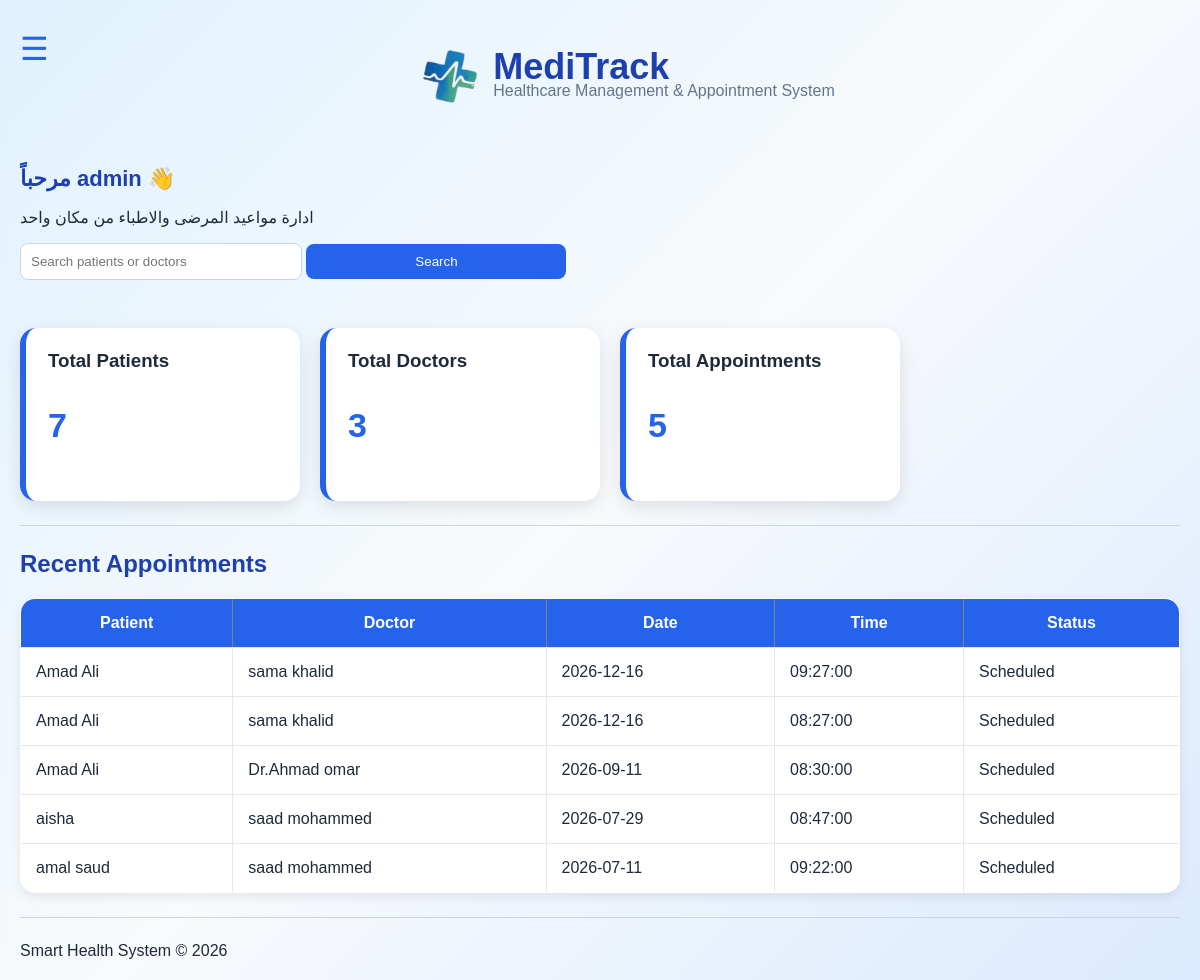
/index.php (signed in), run on the app's committed database.
### tables this page shows
CREATE TABLE `appointments` (
  `appointment_id` int(11) NOT NULL,
  `patient_id` int(11) NOT NULL,
  `doctor_id` int(11) NOT NULL,
  `appointment_date` date NOT NULL,
  `appointment_time` time NOT NULL,
  `status` varchar(20) NOT NULL
);

CREATE TABLE `patients` (
  `id` int(11) NOT NULL,
  `name` varchar(100) NOT NULL,
  `age` int(3) NOT NULL,
  `phone` varchar(20) NOT NULL,
  `register_date` date NOT NULL
);

CREATE TABLE `doctors` (
  `doctor_id` int(11) NOT NULL,
  `doctor_name` varchar(100) NOT NULL,
  `specialization` varchar(100) NOT NULL,
  `phone` varchar(20) NOT NULL,
  `email` varchar(100) NOT NULL,
  `clinic_id` int(11) NOT NULL
);

### index.php (the view, shortened to what this page needs)
<?php
require_once "config.php";
include "includes/header.php";
$patients_count = mysqli_fetch_assoc(mysqli_query($conn, "SELECT COUNT(*) AS total FROM patients"))['total'];
$doctors_count = mysqli_fetch_assoc(mysqli_query($conn, "SELECT COUNT(*) AS total FROM doctors"))['total'];
$appointments_count = mysqli_fetch_assoc(mysqli_query($conn, "SELECT COUNT(*) AS total FROM appointments"))['total'];
$recent = mysqli_query($conn, "
SELECT appointments.*, patients.name, doctors.doctor_name
FROM appointments
INNER JOIN patients ON appointments.patient_id = patients.id
INNER JOIN doctors ON appointments.doctor_id = doctors.doctor_id
ORDER BY appointments.appointment_date DESC, appointments.appointment_time DESC
LIMIT 5
");
?>
<p class="welcome-user">
مرحباً <?php echo $_SESSION['username']; ?> 👋
</p>
<p>
ادارة مواعيد المرضى والاطباء من مكان واحد
</p>
<form method="GET" action="search.php">
    <input type="text" name="keyword" placeholder="Search patients or doctors" required>
    <input type="submit" value="Search">
</form>
<br>
<div class="cards">
    <div class="card">
        <h3>Total Patients</h3>
        <p><?php echo $patients_count; ?></p>
    </div>
    <div class="card">
        <h3>Total Doctors</h3>
        <p><?php echo $doctors_count; ?></p>
    </div>
    <div class="card">
        <h3>Total Appointments</h3>
        <p><?php echo $appointments_count; ?></p>
    </div>
</div>
<hr>
<h2>Recent Appointments</h2>
<table border="1" cellpadding="10">
<tr>
    <th>Patient</th>
    <th>Doctor</th>
    <th>Date</th>
    <th>Time</th>
    <th>Status</th>
</tr>
<?php while($row = mysqli_fetch_assoc($recent)) { ?>
<tr>
    <td><?php echo $row['name']; ?></td>
    <td><?php echo $row['doctor_name']; ?></td>
    <td><?php echo $row['appointment_date']; ?></td>
    <td><?php echo $row['appointment_time']; ?></td>
    <td><?php echo $row['status']; ?></td>
</tr>
<?php } ?>
</table>
<?php
include "includes/footer.php";
?>

### assets/CSS/style.css (style rules this page uses)
body { font-family: Arial, sans-serif; background: linear-gradient(135deg, #e0f2fe, #f8fafc, #dbeafe); margin: 20px; color: #1e293b; }
h1,h2,h3 { color: #1e40af; }
table { border-collapse: collapse; width: 100%; background: white; border-radius: 10px; overflow: hidden; box-shadow: 0 4px 12px rgba(0,0,0,0.08); }
table th { background-color: #2563eb; color: white; padding: 12px; }
table td { padding: 10px; border: 1px solid #e5e7eb; }
input, select { padding: 10px; width: 260px; margin-bottom: 10px; border: 1px solid #cbd5e1; border-radius: 8px; }
button, input[type=submit] { background-color: #2563eb; color: white; border: none; border-radius: 8px; padding: 10px 18px; cursor: pointer; }
hr { margin: 24px 0; border: 0; border-top: 1px solid #cbd5e1; }
.cards { display: flex; gap: 20px; margin-top: 20px; flex-wrap: wrap; }
.card { background: white; padding: 22px; width: 230px; border-radius: 16px; border-left: 6px solid #2563eb; box-shadow: 0 6px 18px rgba(0,0,0,0.10); }
.card h3 { margin-top: 0; color: #1e293b; }
.card p { font-size: 34px; font-weight: bold; color: #2563eb; }
.welcome-user { font-size:22px; font-weight:600; color:#1e40af; margin-bottom:10px; }
table { width:100%; border-collapse:collapse; background:white; border-radius:15px; overflow:hidden; }
table th { background:#2563eb; color:white; padding:15px; }
table td { padding:15px; border:1px solid #e5e7eb; }

### data on the page
appointments: patient.name "Amad Ali", doctor.doctor_name "sama khalid", appointment_date "2026-12-16", appointment_time "09:27:00", status "Scheduled"
appointments: patient.name "Amad Ali", doctor.doctor_name "sama khalid", appointment_date "2026-12-16", appointment_time "08:27:00", status "Scheduled"
appointments: patient.name "Amad Ali", doctor.doctor_name "Dr.Ahmad omar", appointment_date "2026-09-11", appointment_time "08:30:00", status "Scheduled"
appointments: patient.name "aisha", doctor.doctor_name "saad mohammed", appointment_date "2026-07-29", appointment_time "08:47:00", status "Scheduled"
appointments: patient.name "amal saud", doctor.doctor_name "saad mohammed", appointment_date "2026-07-11", appointment_time "09:22:00", status "Scheduled"

### other printed values
$_SESSION['username'] "admin"
$patients_count "7"
$doctors_count "3"
$appointments_count "5"
